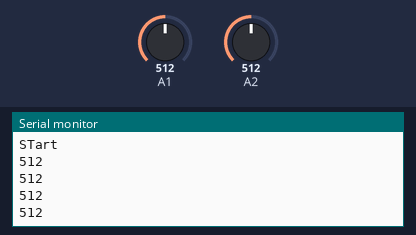
Simulated run of this sketch. Board: Arduino Uno, built with avr-gcc and run on an emulated ATmega328P. On the bench: the last lines printed to the serial monitor. Inputs (shaded band) come from the test bench; at power-on: A1 = 512, A2 = 512.

Above: at 2.8 s.
2.9 s: A1 set to 716
At 4.4 s:
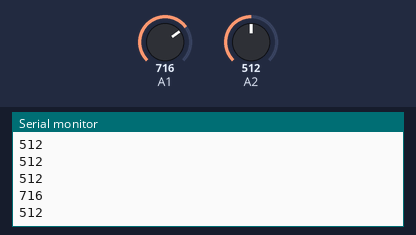
5.6 s: A2 set to 306
At 7.2 s:
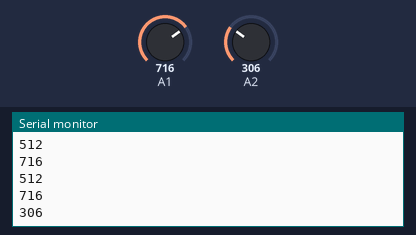
8.3 s: A1 set to 900
At 10.8 s:
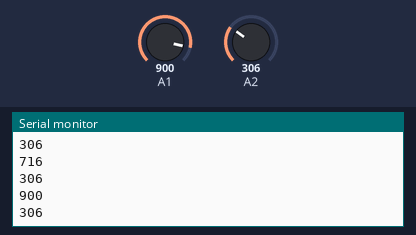
11.0 s: A2 set to 122
At 13.0 s:
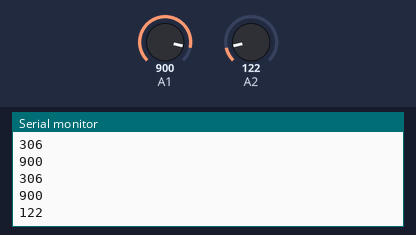
Timing chart, 0 to 14.5 s (numbered marks = the images above; inputs shaded):
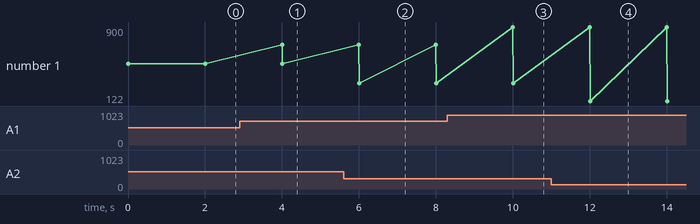

The sketch:

lettura_sensore.ino.ino
```cpp
    /*Sketch per rilevare l'umidita' del terreno (valore analogico)*/
    void setup()
    {
      Serial.begin(9600);

      Serial.println("STart"); //Stampa a schermo il valore
    }
    void loop()
    {
      int sensorValue1 = analogRead(A1); //Legge il valore analogico
      int sensorValue2 = analogRead(A2); //Legge il valore analogico
      Serial.println(sensorValue1); //Stampa a schermo il valore
      Serial.println(sensorValue2); //Stampa a schermo il valore

      delay(2000); //Attende due secondi
    }
```

Measured:
- after the input at 2.9 s, the serial monitor: prints a new line after 1.1 s (image 1)
- after the input at 5.6 s, the serial monitor: prints a new line after 0.41 s (image 2)
- after the input at 8.3 s, the serial monitor: prints a new line after 1.7 s (image 3)
- after the input at 11.0 s, the serial monitor: prints a new line after 1.0 s (image 4)
- plotted number 1: 512 → 306 after the input at 5.6 s, 306 → 122 after the input at 11.0 s
